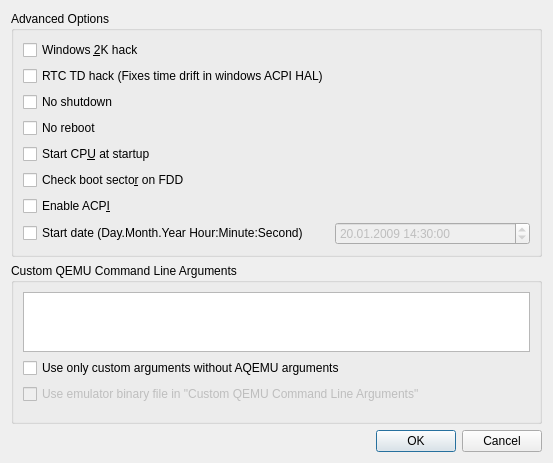
<?xml version="1.0" encoding="UTF-8"?>
<ui version="4.0">
 <class>Advanced_Options</class>
 <widget class="QDialog" name="Advanced_Options">
  <property name="geometry">
   <rect>
    <x>0</x>
    <y>0</y>
    <width>553</width>
    <height>463</height>
   </rect>
  </property>
  <property name="windowTitle">
   <string>Advanced Options</string>
  </property>
  <layout class="QGridLayout" name="gridLayout_3">
   <item row="0" column="0">
    <widget class="QGroupBox" name="groupBox_options">
     <property name="title">
      <string>Advanced Options</string>
     </property>
     <layout class="QGridLayout" name="gridLayout">
      <item row="1" column="0">
       <widget class="QCheckBox" name="CH_RTC_TD_Hack">
        <property name="text">
         <string>RTC TD hack (Fixes time drift in windows ACPI HAL)</string>
        </property>
       </widget>
      </item>
      <item row="2" column="0">
       <widget class="QCheckBox" name="CH_No_Shutdown">
        <property name="text">
         <string>No shutdown</string>
        </property>
       </widget>
      </item>
      <item row="3" column="0">
       <widget class="QCheckBox" name="CH_No_Reboot">
        <property name="toolTip">
         <string>Exit instead of rebooting</string>
        </property>
        <property name="text">
         <string>No reboot</string>
        </property>
       </widget>
      </item>
      <item row="4" column="0">
       <widget class="QCheckBox" name="CH_Start_CPU">
        <property name="text">
         <string>Start CP&amp;U at startup</string>
        </property>
       </widget>
      </item>
      <item row="5" column="0">
       <widget class="QCheckBox" name="CH_FDD_Boot">
        <property name="toolTip">
         <string>Check Floppy Disk boot signature in VM BIOS</string>
        </property>
        <property name="text">
         <string>Check boot secto&amp;r on FDD</string>
        </property>
       </widget>
      </item>
      <item row="6" column="0">
       <widget class="QCheckBox" name="CH_ACPI">
        <property name="sizePolicy">
         <sizepolicy hsizetype="Minimum" vsizetype="Fixed">
          <horstretch>0</horstretch>
          <verstretch>0</verstretch>
         </sizepolicy>
        </property>
        <property name="text">
         <string>Enable ACP&amp;I</string>
        </property>
       </widget>
      </item>
      <item row="7" column="0">
       <widget class="QCheckBox" name="CH_Start_Date">
        <property name="sizePolicy">
         <sizepolicy hsizetype="Maximum" vsizetype="Fixed">
          <horstretch>0</horstretch>
          <verstretch>0</verstretch>
         </sizepolicy>
        </property>
        <property name="text">
         <string>Start date (Day.Month.Year Hour:Minute:Second)</string>
        </property>
       </widget>
      </item>
      <item row="7" column="1">
       <widget class="QDateTimeEdit" name="DTE_Start_Date">
        <property name="enabled">
         <bool>false</bool>
        </property>
        <property name="date">
         <date>
          <year>2009</year>
          <month>1</month>
          <day>20</day>
         </date>
        </property>
        <property name="time">
         <time>
          <hour>14</hour>
          <minute>30</minute>
          <second>0</second>
         </time>
        </property>
        <property name="maximumDate">
         <date>
          <year>2100</year>
          <month>12</month>
          <day>31</day>
         </date>
        </property>
        <property name="minimumDate">
         <date>
          <year>1975</year>
          <month>1</month>
          <day>1</day>
         </date>
        </property>
        <property name="displayFormat">
         <string>dd.MM.yyyy HH:mm:ss</string>
        </property>
       </widget>
      </item>
      <item row="0" column="0">
       <widget class="QCheckBox" name="CH_Win2K_Hack">
        <property name="toolTip">
         <string>Fix Windows 2000 install Bug</string>
        </property>
        <property name="text">
         <string>Windows &amp;2K hack</string>
        </property>
       </widget>
      </item>
     </layout>
    </widget>
   </item>
   <item row="1" column="0">
    <widget class="QGroupBox" name="groupBox_CLI">
     <property name="title">
      <string>Custom QEMU Command Line Arguments</string>
     </property>
     <layout class="QGridLayout" name="gridLayout_2">
      <item row="1" column="0">
       <widget class="QCheckBox" name="CH_Only_User_Args">
        <property name="text">
         <string>Use only custom arguments without AQEMU arguments</string>
        </property>
       </widget>
      </item>
      <item row="2" column="0">
       <widget class="QCheckBox" name="CH_Use_User_Binary">
        <property name="enabled">
         <bool>false</bool>
        </property>
        <property name="text">
         <string>Use emulator binary file in &quot;Custom QEMU Command Line Arguments&quot;</string>
        </property>
       </widget>
      </item>
      <item row="0" column="0">
       <widget class="QPlainTextEdit" name="Edit_Additional_Args">
        <property name="sizePolicy">
         <sizepolicy hsizetype="Expanding" vsizetype="MinimumExpanding">
          <horstretch>0</horstretch>
          <verstretch>0</verstretch>
         </sizepolicy>
        </property>
        <property name="maximumSize">
         <size>
          <width>16777215</width>
          <height>60</height>
         </size>
        </property>
       </widget>
      </item>
      <item row="3" column="0">
       <spacer name="verticalSpacer">
        <property name="orientation">
         <enum>Qt::Vertical</enum>
        </property>
        <property name="sizeHint" stdset="0">
         <size>
          <width>20</width>
          <height>40</height>
         </size>
        </property>
       </spacer>
      </item>
     </layout>
    </widget>
   </item>
   <item row="2" column="0">
    <widget class="Dialog_Button_Box" name="buttonBox">
     <property name="orientation">
      <enum>Qt::Horizontal</enum>
     </property>
     <property name="standardButtons">
      <set>QDialogButtonBox::Cancel|QDialogButtonBox::Ok</set>
     </property>
    </widget>
   </item>
  </layout>
 </widget>
 <customwidgets>
  <customwidget>
   <class>Dialog_Button_Box</class>
   <extends>QDialogButtonBox</extends>
   <header>Dialog_Button_Box.h</header>
  </customwidget>
 </customwidgets>
 <resources/>
 <connections>
  <connection>
   <sender>buttonBox</sender>
   <signal>accepted()</signal>
   <receiver>Advanced_Options</receiver>
   <slot>accept()</slot>
   <hints>
    <hint type="sourcelabel">
     <x>248</x>
     <y>254</y>
    </hint>
    <hint type="destinationlabel">
     <x>157</x>
     <y>274</y>
    </hint>
   </hints>
  </connection>
  <connection>
   <sender>buttonBox</sender>
   <signal>rejected()</signal>
   <receiver>Advanced_Options</receiver>
   <slot>reject()</slot>
   <hints>
    <hint type="sourcelabel">
     <x>316</x>
     <y>260</y>
    </hint>
    <hint type="destinationlabel">
     <x>286</x>
     <y>274</y>
    </hint>
   </hints>
  </connection>
  <connection>
   <sender>CH_Only_User_Args</sender>
   <signal>toggled(bool)</signal>
   <receiver>CH_Use_User_Binary</receiver>
   <slot>setEnabled(bool)</slot>
   <hints>
    <hint type="sourcelabel">
     <x>280</x>
     <y>368</y>
    </hint>
    <hint type="destinationlabel">
     <x>280</x>
     <y>399</y>
    </hint>
   </hints>
  </connection>
 </connections>
</ui>
